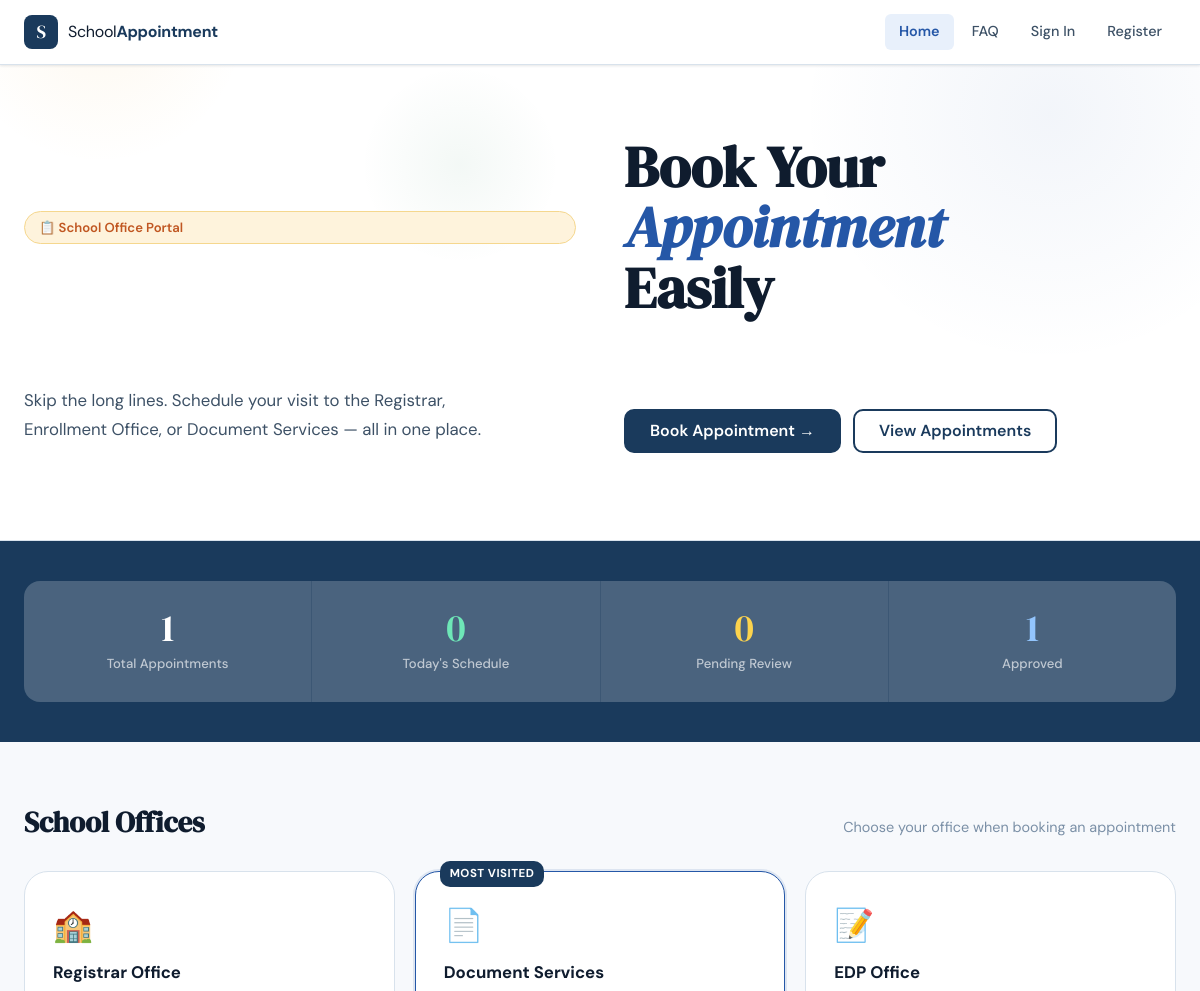
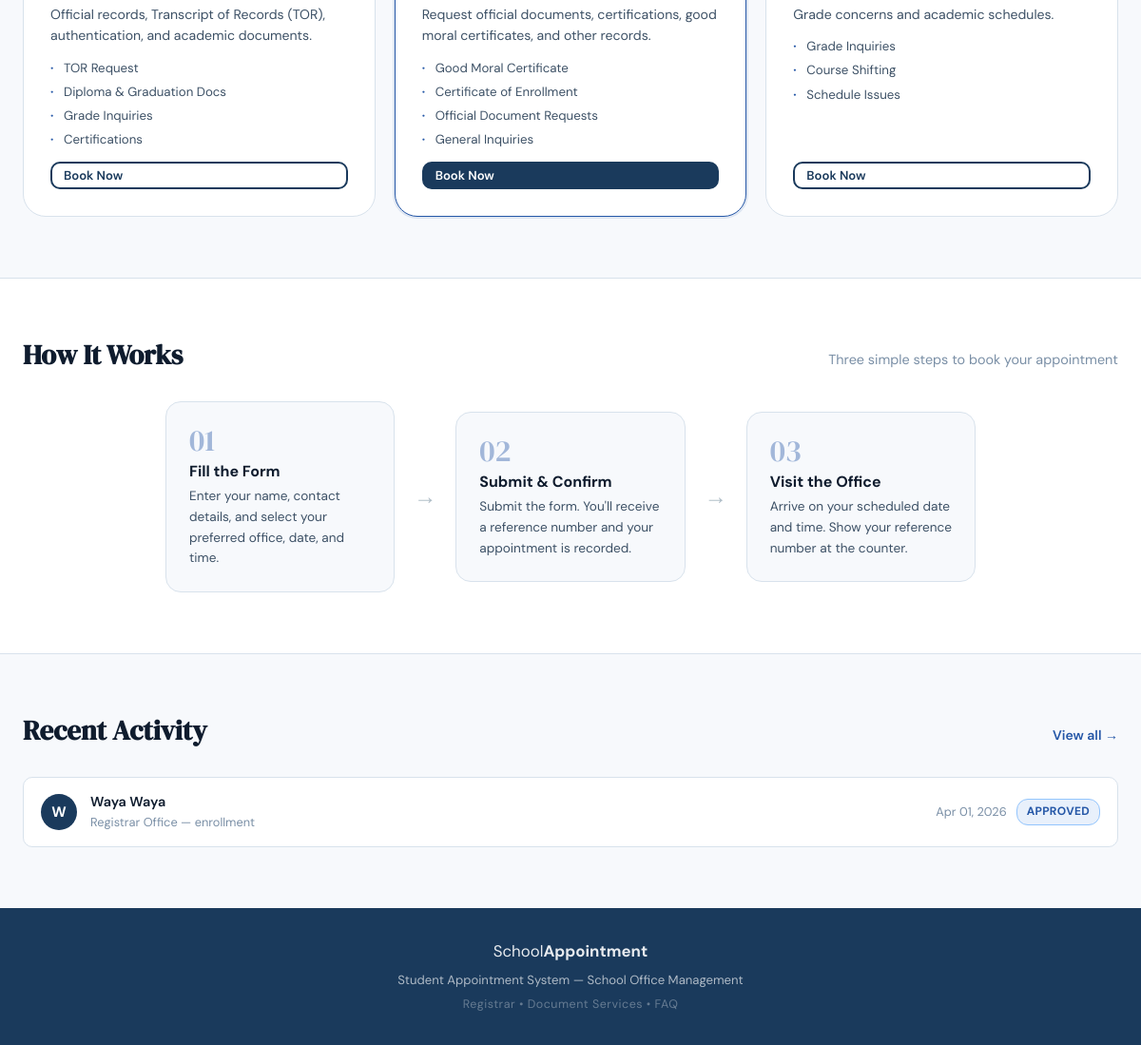
The app's page /, older data (2 pictures, top to bottom).
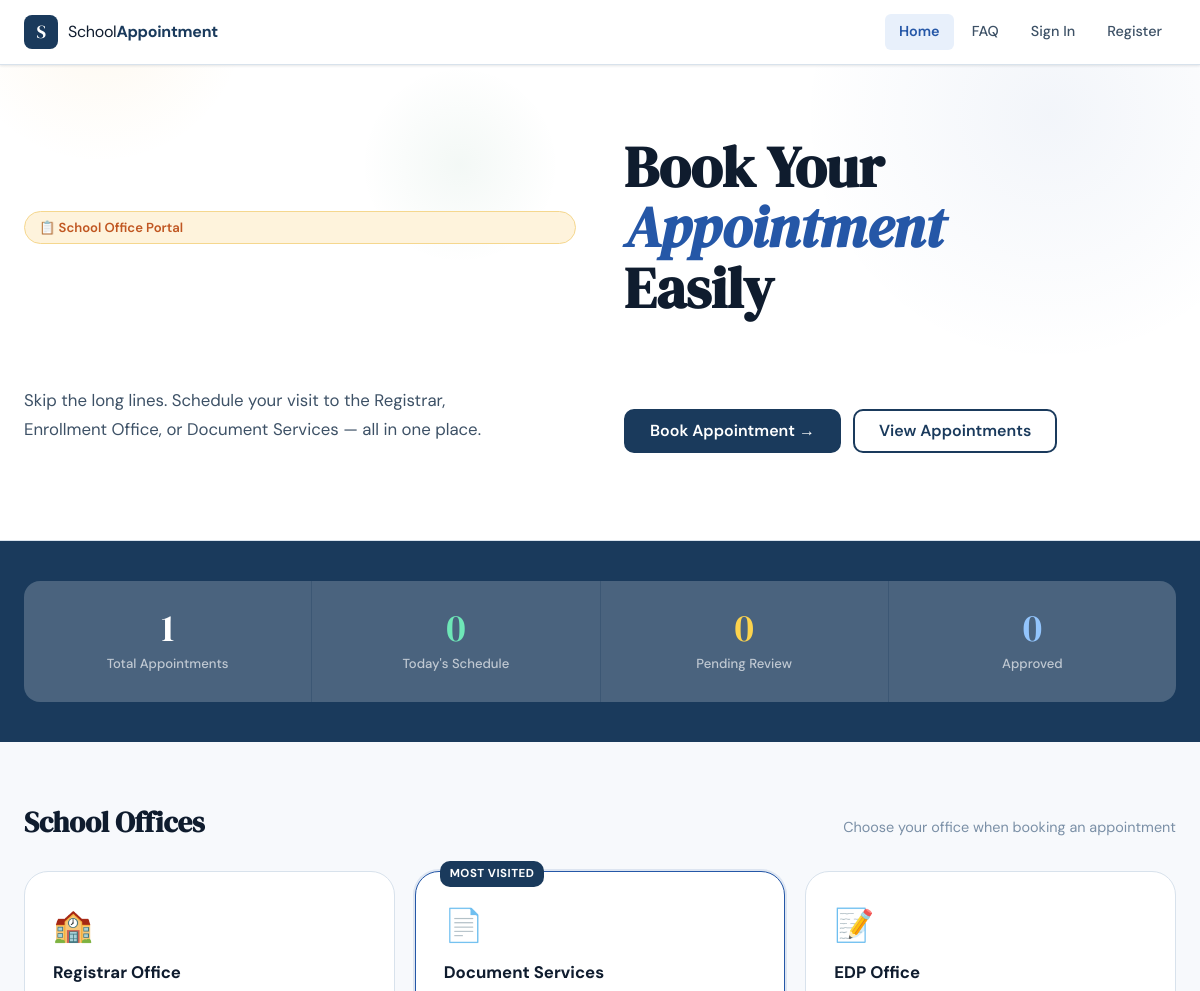
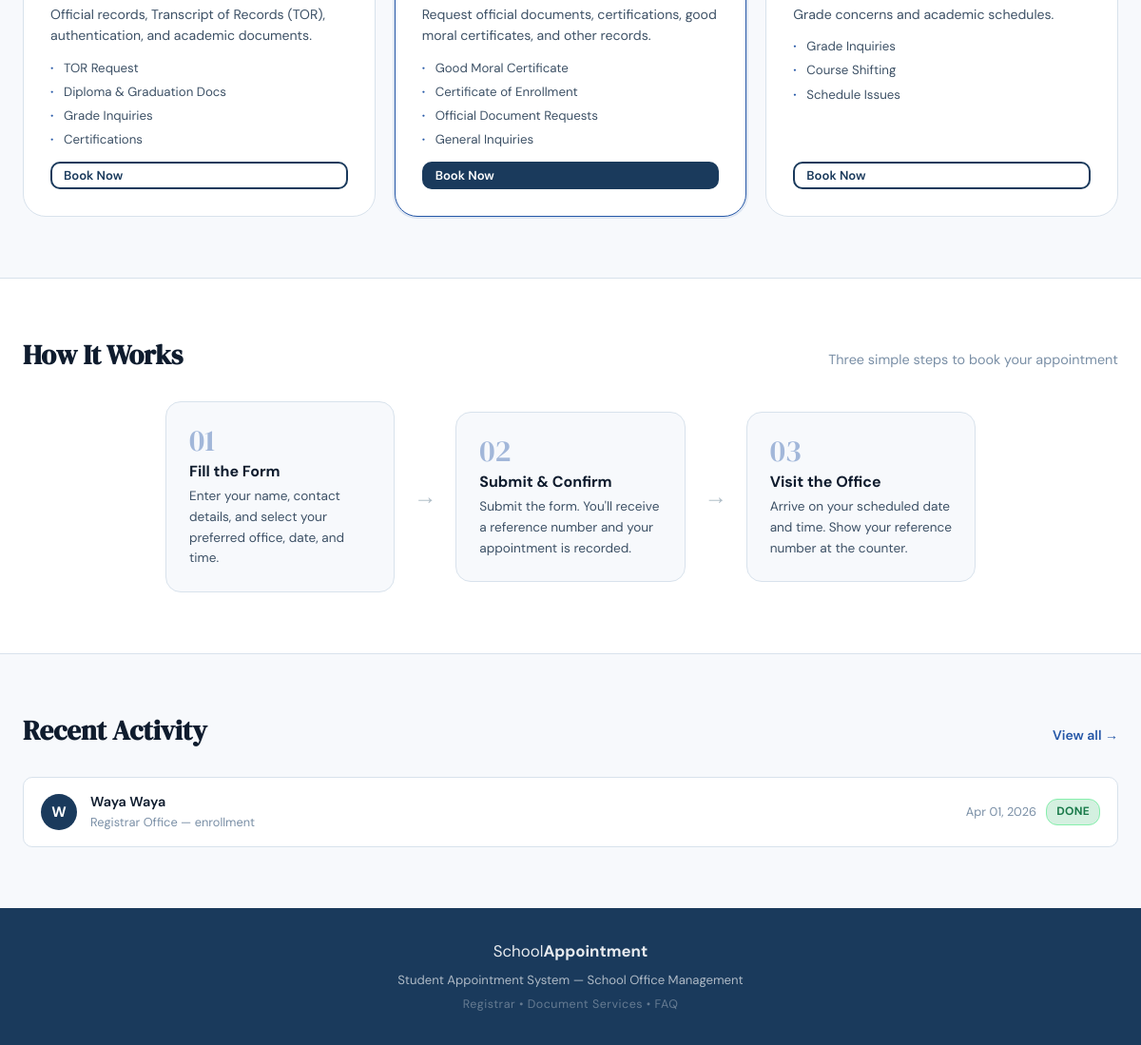
The same page, newer data (2 pictures, top to bottom).
### appointments/models.py (models this page shows, shortened)
class Appointment(models.Model):
    STATUS_CHOICES = [
        ('pending', 'Pending'),
        ('approved', 'Approved'),
        ('done', 'Done'),
        ('cancelled', 'Cancelled'),
    ]
    PURPOSE_CHOICES = [
        ('tor_request', 'Transcript of Records (TOR) Request'),
        ('document_request', 'Document Request'),
        ('certification', 'Certification / Certificate of Enrollment'),
        ('good_moral', 'Good Moral Certificate'),
        ('diploma_request', 'Diploma / Graduation Documents'),
        ('grade_inquiry', 'Grade / Academic Inquiry'),
        ('other', 'Other Concern'),
    ]
    OFFICE_CHOICES = [
        ('registrar', 'Registrar Office'),
        ('document', 'Document Services'),
    ]
    student_name = models.CharField(max_length=150, verbose_name="Full Name")
    student_id = models.CharField(
        max_length=50, blank=True, null=True,
        verbose_name="Student ID / Reference No."
    )
    email = models.EmailField(verbose_name="Email Address")
    contact = models.CharField(max_length=20, verbose_name="Contact Number")
    office = models.CharField(
        max_length=50, choices=OFFICE_CHOICES,
        default='registrar', verbose_name="School Office"
    )
    date = models.DateField(verbose_name="Appointment Date")
    time = models.TimeField(verbose_name="Appointment Time")
    purpose = models.CharField(
        max_length=50, choices=PURPOSE_CHOICES,
        verbose_name="Purpose / Concern"
    )
    notes = models.TextField(
        blank=True, null=True,
        verbose_name="Additional Notes"
    )
    status = models.CharField(
        max_length=20, choices=STATUS_CHOICES,
        default='pending', verbose_name="Status"
    )
    created_at = models.DateTimeField(auto_now_add=True)
    updated_at = models.DateTimeField(auto_now=True)
    class Meta:
        ordering = ['-date', '-time']
        verbose_name = "Appointment"
        verbose_name_plural = "Appointments"
    def get_status_badge_class(self):
        classes = {
            'pending': 'badge-pending',
            'approved': 'badge-approved',
            'done': 'badge-done',
            'cancelled': 'badge-cancelled',
        }
        return classes.get(self.status, 'badge-pending')

### appointments/views.py (the view)
# urls.py: path('', views.home, name='home'),
def home(request):
    today = datetime.date.today()
    total = Appointment.objects.count()
    today_count = Appointment.objects.filter(date=today).count()
    pending_count = Appointment.objects.filter(status='pending').count()
    approved_count = Appointment.objects.filter(status='approved').count()
    recent = Appointment.objects.order_by('-created_at')[:5]
    context = {
        'total': total,
        'today_count': today_count,
        'pending_count': pending_count,
        'approved_count': approved_count,
        'recent': recent,
    }
    return render(request, 'appointments/home.html', context)

### appointments/templates/appointments/home.html (shortened to what the changed rows need)
{% extends 'appointments/base.html' %}
{% block content %}
  {% load static %}
  <section class="hero">
    <div class="hero-content">
      <h1 class="hero-title">
        Book Your<br />
        <em>Appointment</em><br />
        Easily
      </h1>
    </div>
  </section>
    <section class="stats-section">
      <div class="stats-grid">
        <div class="stat-card accent-blue">
          <span class="stat-number">{{ approved_count }}</span>
          <span class="stat-label">Approved</span>
        </div>
      </div>
    </section>
  <section class="offices-section">
    <div class="section-header">
      <h2 class="section-title">School Offices</h2>
    </div>
  </section>
  <section class="how-section">
    <div class="section-header">
      <h2 class="section-title">How It Works</h2>
    </div>
  </section>
  {% if recent %}
    <section class="recent-section">
      <div class="section-header">
        <h2 class="section-title">Recent Activity</h2>
      </div>
      <div class="recent-list">
        {% for appt in recent %}
          <div class="recent-item">
            <div class="recent-avatar">{{ appt.student_name|first|upper }}</div>
            <div class="recent-info">
              <span class="recent-name">{{ appt.student_name }}</span>
              <span class="recent-detail">{{ appt.get_office_display }} &mdash; {{ appt.get_purpose_display }}</span>
            </div>
            <div class="recent-meta">
              <span class="recent-date">{{ appt.date|date:'M d, Y' }}</span>
              <span class="badge {{ appt.get_status_badge_class }}">{{ appt.get_status_display }}</span>
            </div>
          </div>
        {% endfor %}
      </div>
    </section>
  {% endif %}
{% endblock %}

Row changes from the older to the newer data that the page shows:
changed Appointment "Waya Waya": status "APPROVED" → "DONE"
Text that changed along with them:
{{ approved_count }}: "1" → "0"
